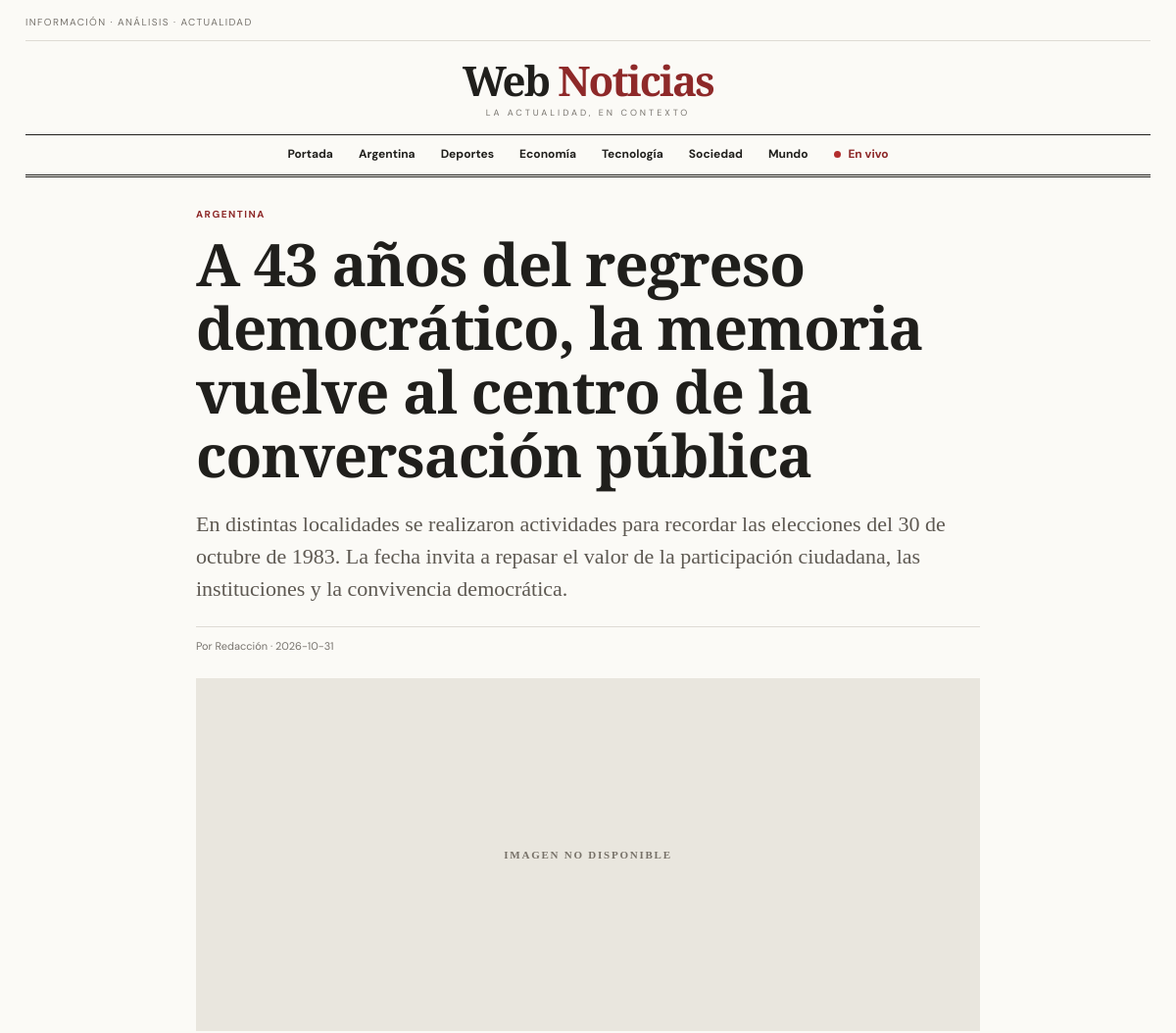
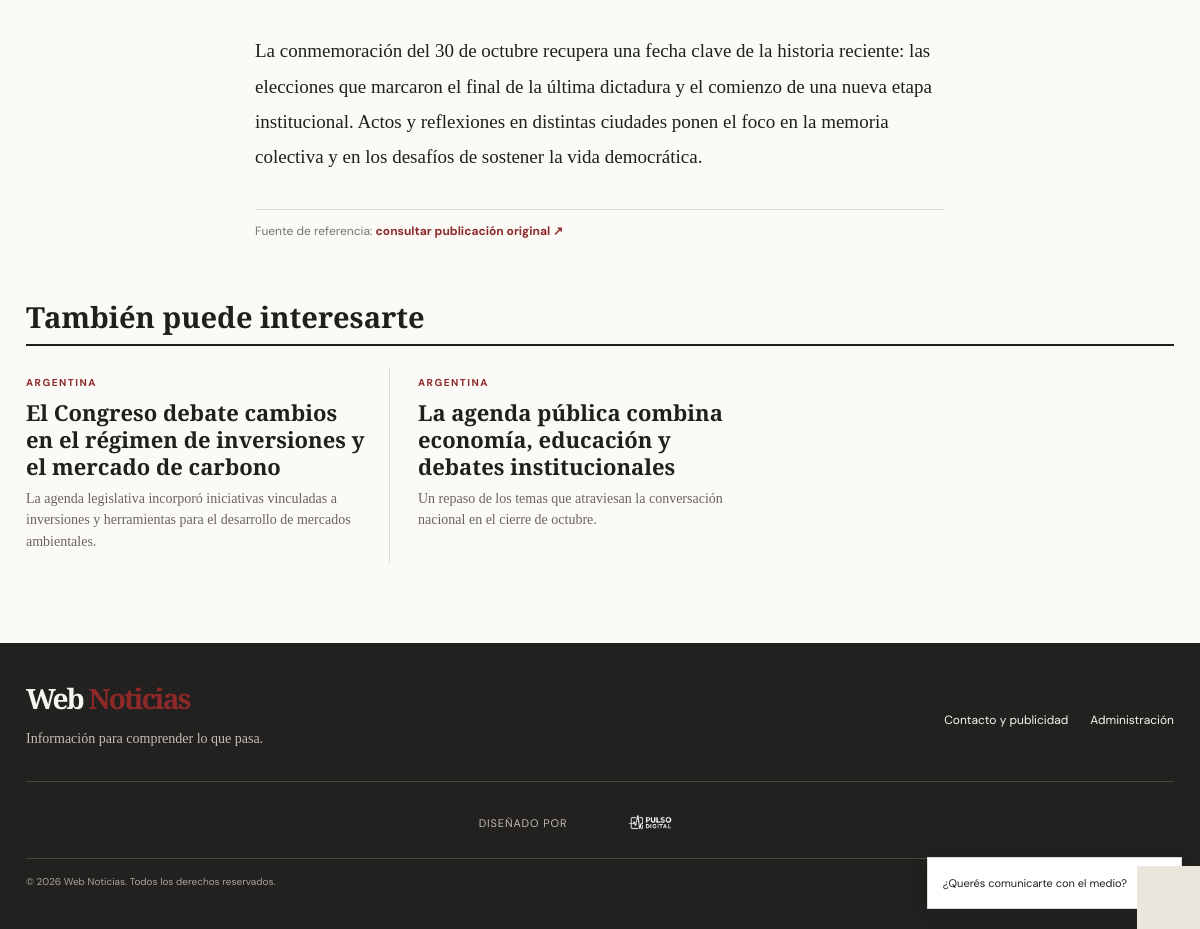
Page /noticia/1 on the committed database (2 pictures, top to bottom).
### tables this page shows
CREATE TABLE articles (
            id INTEGER PRIMARY KEY AUTOINCREMENT,
            title TEXT NOT NULL, summary TEXT NOT NULL DEFAULT '',
            body TEXT NOT NULL DEFAULT '', category TEXT NOT NULL DEFAULT 'Argentina',
            image TEXT NOT NULL DEFAULT '', author TEXT NOT NULL DEFAULT 'Redacción',
            is_featured INTEGER NOT NULL DEFAULT 0,
            is_breaking INTEGER NOT NULL DEFAULT 0,
            published INTEGER NOT NULL DEFAULT 1,
            created_at TEXT NOT NULL
        , source_url TEXT NOT NULL DEFAULT '');

### app.py (the view)
@app.route("/noticia/<int:article_id>")
def article(article_id):
    with db() as con:
        item = con.execute("SELECT * FROM articles WHERE id=? AND published=1", (article_id,)).fetchone()
        related = con.execute("SELECT * FROM articles WHERE published=1 AND category=? AND id<>? ORDER BY created_at DESC LIMIT 3", (item["category"], article_id)).fetchall() if item else []
    if not item:
        abort(404)
    return render_template("article.html", item=item, related=related, inline_ads=active_ads("inline"))

### app.py (called while the page is built)
def db():
    conn = sqlite3.connect(DB_PATH)
    conn.row_factory = sqlite3.Row
    conn.execute("PRAGMA foreign_keys = ON")
    return conn

def active_ads(placement):
    today = date.today().isoformat()
    with db() as con:
        return con.execute("""SELECT * FROM ads WHERE active=1 AND placement=?
            AND (starts_on='' OR starts_on<=?) AND (ends_on='' OR ends_on>=?)
            ORDER BY id DESC""", (placement, today, today)).fetchall()

@app.context_processor
def globals_for_templates():
    def media_url(path):
        if path and path.startswith(("http://", "https://")):
            return path
        return url_for("static", filename=path) if path else ""
    return {"categories": CATEGORIES, "whatsapp_link": f"https://wa.me/{WHATSAPP_NUMBER}?text=Hola%2C%20quiero%20comunicarme%20con%20el%20medio.", "year": date.today().year, "media_url": media_url}

### templates/article.html (shortened to what this page needs)
{% extends "base.html" %}{% block title %}{{ item.title }} | Web Noticias{% endblock %}{% block content %}
<article class="article-page"><div class="story-category">{{ item.category }}</div><h1>{{ item.title }}</h1><p class="article-deck">{{ item.summary }}</p><div class="byline">Por {{ item.author }} · {{ item.created_at[:10] }}</div>
<div class="article-body">{{ item.body | e | replace('\n','<br>') | safe }}</div>
{% if item.source_url %}<p class="source-note">Fuente de referencia: <a href="{{ item.source_url }}" target="_blank" rel="noopener noreferrer">consultar publicación original ↗</a></p>{% endif %}
</article>
{% if related %}<section class="latest-section"><div class="section-heading"><h2>También puede interesarte</h2></div><div class="category-row">{% for n in related %}<article><span class="story-category">{{ n.category }}</span><h3><a href="{{ url_for('article', article_id=n.id) }}">{{ n.title }}</a></h3><p>{{ n.summary }}</p></article>{% endfor %}</div></section>{% endif %}
{% endblock %}

### templates/base.html (shortened to what this page needs)
<!doctype html>
<html lang="es-AR">
<head>
  <link rel="stylesheet" href="{{ url_for('static', filename='css/style.css') }}">
</head>
<body>
<header class="masthead">
  <div class="topline"><span>INFORMACIÓN · ANÁLISIS · ACTUALIDAD</span></div>
  <a class="brand" href="{{ url_for('index') }}">Web <em>Noticias</em></a>
  <div class="brand-sub">LA ACTUALIDAD, EN CONTEXTO</div>
  <nav class="main-nav">
    <a href="{{ url_for('index') }}">Portada</a>
    {% for cat in categories %}<a href="{{ url_for('section', category=cat) }}">{{ cat }}</a>{% endfor %}
    <a href="{{ url_for('live') }}" class="live-link"><i></i> En vivo</a>
  </nav>
</header>
<main class="site-main">{% block content %}{% endblock %}</main>
<footer class="site-footer">
  <div><a class="footer-brand" href="{{ url_for('index') }}">Web <em>Noticias</em></a><p>Información para comprender lo que pasa.</p></div>
  <div class="footer-links"><a href="{{ url_for('contact') }}">Contacto y publicidad</a><a href="{{ url_for('admin_login') }}">Administración</a></div>
  <div class="footer-signature"><span>Diseñado por</span><a href="https://pulsodigital.com.ar" target="_blank" rel="noopener noreferrer" aria-label="Pulso Digital"><img src="{{ url_for('static', filename='img/pulso-digital-blanco.png') }}" alt="Pulso Digital"></a></div>
  <small>© {{ year }} Web Noticias. Todos los derechos reservados.</small>
</footer>
<a class="whatsapp-float" href="{{ whatsapp_link }}" target="_blank" rel="noopener" aria-label="Contactar por WhatsApp"><span>¿Querés comunicarte con el medio?</span><b></b></a>
</body></html>

### static/css/style.css (style rules this page uses)
* { box-sizing:border-box }
:root { --ink:#201f1c;--muted:#77736d;--line:#dedbd4;--paper:#fbfaf6;--accent:#8e2929;--serif:'Playfair Display',Georgia,serif;--sans:'DM Sans',Arial,sans-serif }
body { margin:0;background:var(--paper);color:var(--ink);font-family:var(--sans);font-size:16px;line-height:1.65 }
a { color:inherit;text-decoration:none }
img { max-width:100%;display:block }
.masthead { max-width:1220px;margin:auto;padding:15px 26px 0;text-align:center }
.topline { display:flex;justify-content:space-between;border-bottom:1px solid var(--line);padding:0 0 9px;color:var(--muted);font-size:10px;letter-spacing:1.4px }
.brand,.footer-brand { display:inline-block;font:800 42px/1.25 var(--serif);letter-spacing:-1.8px;padding:14px 0 0 }
.brand em,.footer-brand em { font-style:normal;color:var(--accent) }
.brand-sub { font-size:9px;letter-spacing:3px;color:var(--muted);margin:0 0 14px }
.main-nav { display:flex;align-items:center;justify-content:center;gap:26px;border-top:1px solid var(--ink);border-bottom:3px double var(--ink);padding:10px 0;font-size:12px;font-weight:700;flex-wrap:wrap }
.live-link { color:var(--accent) }
.live-link i,.live-dot { display:inline-block;width:7px;height:7px;border-radius:50%;background:#b32d2d;margin-right:5px }
.site-main { max-width:1220px;margin:30px auto 80px;padding:0 26px }
.story-category { font-size:10px;letter-spacing:1.5px;text-transform:uppercase;font-weight:700;color:var(--accent);margin-top:13px }
.byline { font-size:11px;color:var(--muted);border-top:1px solid var(--line);padding-top:10px;margin-top:18px }
.latest-section,.category-section { margin-top:55px }
.section-heading { display:flex;align-items:center;justify-content:space-between;border-bottom:2px solid var(--ink);padding-bottom:8px;margin-bottom:22px }
.section-heading h2,.ephemeris h2 { font:700 29px var(--serif);margin:0 }
.news-card h3,.category-row h3 { font:700 22px/1.22 var(--serif);margin:5px 0 8px }
.news-card p,.category-row p { font:14px/1.55 Georgia,serif;color:#69645d;margin:0 0 10px }
.category-row { display:grid;grid-template-columns:repeat(3,1fr);gap:28px }
.category-row article { border-right:1px solid var(--line);padding-right:22px }
.category-row article:last-child { border:0 }
.article-page { max-width:800px;margin:0 auto }
.article-page h1 { font:800 clamp(38px,5vw,60px)/1.08 var(--serif);letter-spacing:-1px;margin:10px 0 }
.article-deck { font:22px/1.5 Georgia,serif;color:#5e5952 }
.article-body { font:19px/1.85 Georgia,serif;white-space:normal;margin:35px auto;max-width:690px }
.site-footer { background:#22211f;color:#f7f5ef;padding:38px max(26px,calc((100% - 1168px)/2));display:grid;grid-template-columns:1fr auto;gap:8px 30px }
.footer-brand { font-size:28px;padding:0 }
.site-footer p { font:14px Georgia,serif;color:#c3beb4 }
.footer-links { display:flex;gap:22px;align-items:center;font-size:12px }
.site-footer small { grid-column:1/-1;color:#aaa49a;font-size:10px;border-top:1px solid #494640;padding-top:15px }
.whatsapp-float { position:fixed;right:18px;bottom:20px;z-index:5;display:flex;align-items:center;gap:10px;background:#fff;border:1px solid var(--line);box-shadow:0 5px 22px #00000018;padding:8px 10px 8px 15px;font-size:11px }
.whatsapp-float b { width:34px;height:34px;border-radius:50%;background:#25D366;color:white;display:grid;place-items:center }
.source-note { max-width:690px;margin:20px auto 45px;padding-top:12px;border-top:1px solid var(--line);font-size:12px;color:var(--muted) }
.source-note a { color:var(--accent);font-weight:700 }
.footer-signature { grid-column:1/-1;display:flex;align-items:center;justify-content:center;gap:12px;padding:18px 0 4px;border-top:1px solid #494640;margin-top:12px;color:#c3beb4;font-size:11px;letter-spacing:.08em;text-transform:uppercase }
.footer-signature a { display:inline-flex;align-items:center }
.footer-signature img { display:block;width:142px;height:auto;max-height:46px;object-fit:contain }

### rows in the picture
articles: category "ARGENTINA", title "A 43 años del regreso democrático, la memoria vuelve al centro de la conversación pública", summary "En distintas localidades se realizaron actividades para recordar las elecciones del 30 de octubre de 1983. La fecha invita a repasar el valor de la participación ciudadana, las instituciones y la convivencia democrática.", author "Redacción", created_at "2026-10-31", body "La conmemoración del 30 de octubre recupera una fecha clave de la historia reciente: las elecciones que marcaron el final de la última dictadura y el comienzo de una nueva etapa institucional. Actos y reflexiones en distintas ciudades ponen el foco en la memoria colectiva y en los desafíos de sostener la vida democrática."
articles: category "ARGENTINA", title "El Congreso debate cambios en el régimen de inversiones y el mercado de carbono", summary "La agenda legislativa incorporó iniciativas vinculadas a inversiones y herramientas para el desarrollo de mercados ambientales."
articles: category "ARGENTINA", title "La agenda pública combina economía, educación y debates institucionales", summary "Un repaso de los temas que atraviesan la conversación nacional en el cierre de octubre."

### other values in the picture
{{ cat }} "Argentina" "Deportes" "Economía" "Tecnología" "Sociedad" "Mundo"
